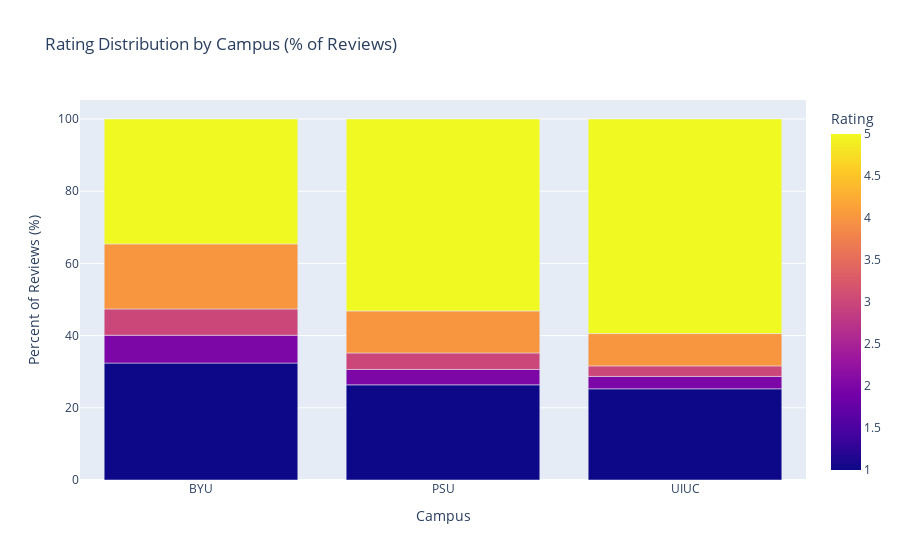

This figure's notebook cell:
### Markdown cell above
---

## Question 4 & 5: UIUC Comparison & Startup Priorities

### Code cell
# Q5: Campus comparison - overall ratings
avg_rating = df_master.groupby('campus_abbrev')['review_rating'].mean().round(2)
print("Average Rating by Campus:")
print(avg_rating.sort_values(ascending=False))

# Rating distribution by campus
rating_dist = df_master.groupby(['campus_abbrev', 'review_rating']).size().reset_index(name='count')
rating_dist['percent'] = rating_dist['count'] / rating_dist.groupby('campus_abbrev')['count'].transform('sum') * 100

fig8 = px.bar(
    rating_dist,
    x='campus_abbrev', y='percent', color='review_rating',
    barmode='stack',
    title='Rating Distribution by Campus (% of Reviews)',
    labels={'campus_abbrev': 'Campus', 'percent': 'Percent of Reviews (%)', 'review_rating': 'Rating'}
)
fig8.show()

# Trend over time
df_recent = df_master[df_master['year'] >= 2021].dropna(subset=['year'])
yearly_avg = df_recent.groupby(['campus_abbrev', 'year'])['review_rating'].mean().reset_index()

fig9 = px.line(
    yearly_avg,
    x='year', y='review_rating', color='campus_abbrev',
    markers=True,
    title='Average Rating Trend by Campus',
    labels={'year': 'Year', 'review_rating': 'Average Rating', 'campus_abbrev': 'Campus'}
)
fig9.update_layout(yaxis_range=[2.5, 4.5])
fig9.show()

print("\nRecent Yearly Trends (2021-2023):")
display(yearly_avg.pivot(index='year', columns='campus_abbrev', values='review_rating').round(2))

### Figure 1 — Plotly figure (JSON) as saved in the notebook; plotly's stock layout.template omitted (floating-point values rounded to 4 significant figures)
{"data": [{"hovertemplate": "Campus=%{x}<br>Percent of Reviews (%)=%{y}<br>Rating=%{marker.color}<extra></extra>", "legendgroup": "", "marker": {"color": [1, 2, 3, 4, 5, 1, 2, 3, 4, 5, 1, 2, 3, 4, 5], "coloraxis": "coloraxis", "pattern": {"shape": ""}}, "name": "", "orientation": "v", "showlegend": false, "textposition": "auto", "type": "bar", "x": ["BYU", "BYU", "BYU", "BYU", "BYU", "PSU", "PSU", "PSU", "PSU", "PSU", "UIUC", "UIUC", "UIUC", "UIUC", "UIUC"], "xaxis": "x", "y": [32.4, 7.702, 7.278, 18.02, 34.61, 26.36, 4.261, 4.571, 11.64, 53.17, 25.26, 3.435, 2.921, 8.945, 59.44], "yaxis": "y"}], "layout": {"barmode": "stack", "coloraxis": {"colorbar": {"title": {"text": "Rating"}}, "colorscale": [[0, "#0d0887"], [0.1111, "#46039f"], [0.2222, "#7201a8"], [0.3333, "#9c179e"], [0.4444, "#bd3786"], [0.5556, "#d8576b"], [0.6667, "#ed7953"], [0.7778, "#fb9f3a"], [0.8889, "#fdca26"], [1, "#f0f921"]]}, "legend": {"tracegroupgap": 0}, "title": {"text": "Rating Distribution by Campus (% of Reviews)"}, "xaxis": {"anchor": "y", "domain": [0, 1], "title": {"text": "Campus"}}, "yaxis": {"anchor": "x", "domain": [0, 1], "title": {"text": "Percent of Reviews (%)"}}}}
